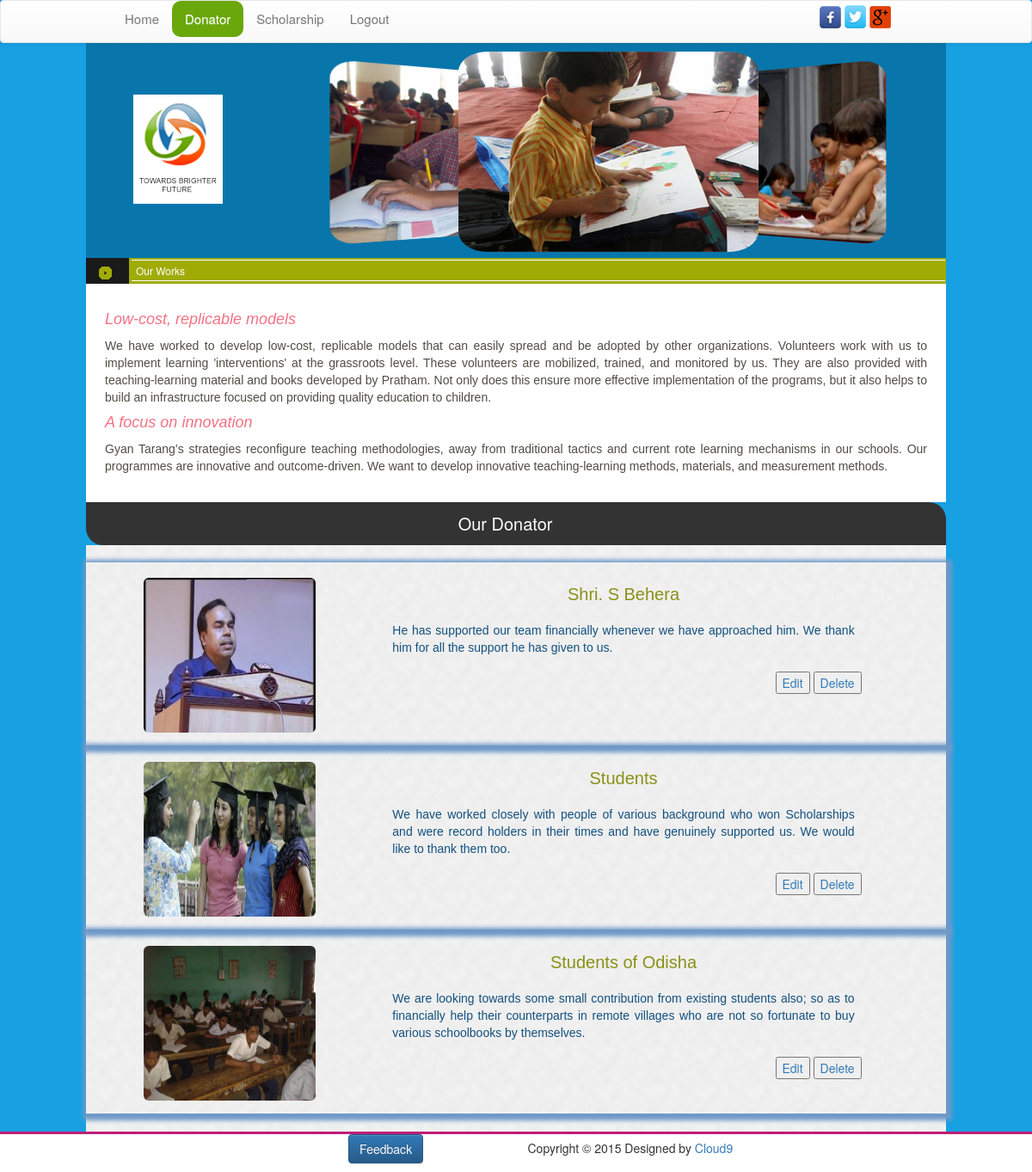
Page /Donator_admin.php (signed in) on the committed database.
### tables this page shows
CREATE TABLE `donaters` (
  `Id` int(11) NOT NULL AUTO_INCREMENT,
  `Dname` varchar(50) NOT NULL,
  `Message` varchar(1000) NOT NULL,
  `Filename` varchar(250) NOT NULL,
  PRIMARY KEY (`Id`)
);

### Donator_admin.php (the view, shortened to what this page needs)
<?php
include 'header_admin.php';
include 'connection.php';
?>
<div class="container">
	<div class="row">
		<div class="col-md-12">
			<div class="schocenter">
                <div class="arrow">
					<img src="images/center-1.png">
				</div>
				<h4 class="border1">Our Works</h4>
			</div>
			<div class="scholourcenter">
				<h6>Low-cost, replicable models</h6>
				<p>We have worked to develop low-cost, replicable models that can easily spread and be adopted by other organizations. Volunteers work with us to implement learning 'interventions' at the grassroots level. These volunteers are mobilized, trained, and monitored by us. They are also provided with teaching-learning material and books developed by Pratham.
				Not only does this ensure more effective implementation of the programs, but it also helps to build an infrastructure focused on providing quality education to children.</p>
				<h6>A focus on innovation</h6>
				<p>Gyan Tarang’s strategies reconfigure teaching methodologies, away from traditional tactics and current rote learning mechanisms in our schools. Our programmes are innovative and outcome-driven. We want to develop innovative teaching-learning methods, materials, and measurement methods.</p>
			</div>
        </div>
	</div>
	<div class="row" id="ourdonator">
		<div class="col-md-6 col-md-offset-5">
			<p style="color:#FFF; margin-top:10px; font-size:20px; font-family:Arial Rounded M..., 'Times New Roman', Times, serif; padding:1px;">Our Donator</p>
		</div>
	</div>
 	<div class="row" id="donatorWorks">
		<div class="col-sm-12">
        </div>
        <br />
		<?php
			$sql = "SELECT * FROM donaters";
			$result = $conn->query($sql);
			if ($result->num_rows > 0) {
				while($row = $result->fetch_assoc()) {
					?>
					<div class="row" id="donatorBorder">
						<div class="col-sm-4">
							<img src="donaters/<?php  echo $row["Filename"] ?>" width="200" height="180" alt="" class="img-rounded center-block" style="margin-top:15px;">
						</div>
						<div class="col-sm-7">
							<h3 class="dotcolor"><?php  echo $row["Dname"] ?></h1>
							<p class="aboutworks"><?php  echo $row["Message"] ?></p>
							<span style="float:right">
								<a href="Donator_edit.php?id=<?php  echo $row['Id'] ?>"><button>Edit</button></a>
								<a href="edit/delete.php?name=donator&id=<?php  echo $row['Id'] ?>"><button onclick="validate()">Delete</button></a>
							</span>
						</div>
					</div>
			<?php
				}
			}
		?>
		<br />
	</div>
</div>
<?php include 'footer.php';?>

### css/main.css (style rules this page uses)
body { margin:0; padding:0; background-color:#17A0E2; overflow-x:hidden; }
.schocenter { font-size:16px; height:30px; background-color:#a0ab05; border:1px solid #a0ab05; }
.arrow { font-size:20px; width:50px; background-color:#1a1a1a; height:30px; margin-top:-1px; margin-left:-1px; }
.arrow img { margin-left:10px; margin-top:2px; padding:5px; }
h4 { text-align:justify; font-size:12px; color:#FFF; margin-left:52px; margin-top:-28px; border-top:2px soid #000; }
.border1 { padding:5px; border-top:1px solid #FFF; border-bottom:1px solid #FFF; }
#donatorBorder { margin-left:auto; margin-right:auto; padding-bottom:15px; padding-top:3px; text-align:justify; box-shadow:2px 2px 5px 5px #6F99C8; border-bottom: #6F99C8 solid 1px; }
#ourdonator { background-color:#333; border-left:10px; border-right:10px; border-top-right-radius:20px; border-bottom-left-radius:20px; }
h6 { text-align:justify; color:#f27283; font-weight: normal; font-family:"Trebuchet MS", Arial, Helvetica, sans-serif; font-size:15px; }
.aboutworks { text-align:justify; padding:8px; color:#13507e; font-weight: normal; font-family:"Trebuchet MS", Arial, Helvetica, sans-serif; font-size:14px; }
.scholourcenter p { text-align:justify; font-size:14px; color:#514c43; font-weight: normal; }
.scholourcenter { text-align:justify; color:#81335c; font-family:"Trebuchet MS", Arial, Helvetica, sans-serif; font-size:15px; background-color:#FFF; border:2px solid #FFF; padding:20px; }
.scholourcenter h6 { font-size:18px; font-weight:normal; font-style:italic; }
.dotcolor { font-size:20px; font-family:"Arial", Gadget, sans-serif; color:#899117; padding:3px; text-align:center; }
#donatorWorks { background:#ccc url(../bg.png) repeat; }

### Donator_admin.php (style rules this page uses)
.col-md-12 { padding-left:0px; padding-right:0px; }

### rows in the picture
donaters: Filename (picture), Dname "Shri. S Behera", Message "He has supported our team financially whenever we have approached him. We thank him for all the support he has given to us."
donaters: Filename (picture), Dname "Students", Message "We have worked closely with people of various background who won Scholarships and were record holders in their times and have genuinely supported us. We would like to thank them too."
donaters: Filename (picture), Dname "Students of Odisha", Message "We are looking towards some small contribution from existing students also; so as to financially help their counterparts in remote villages who are not so fortunate to buy various schoolbooks by themselves."
